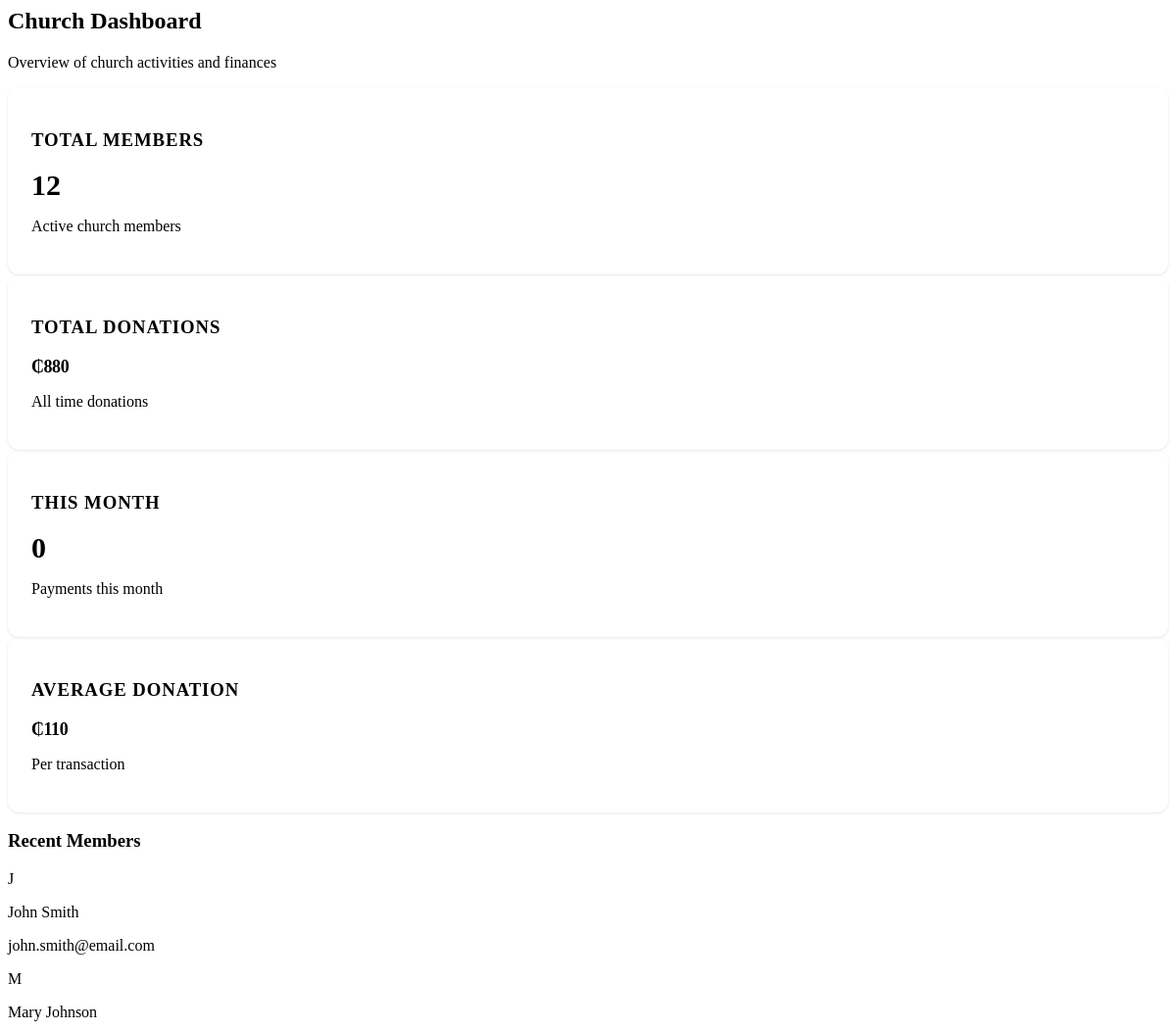
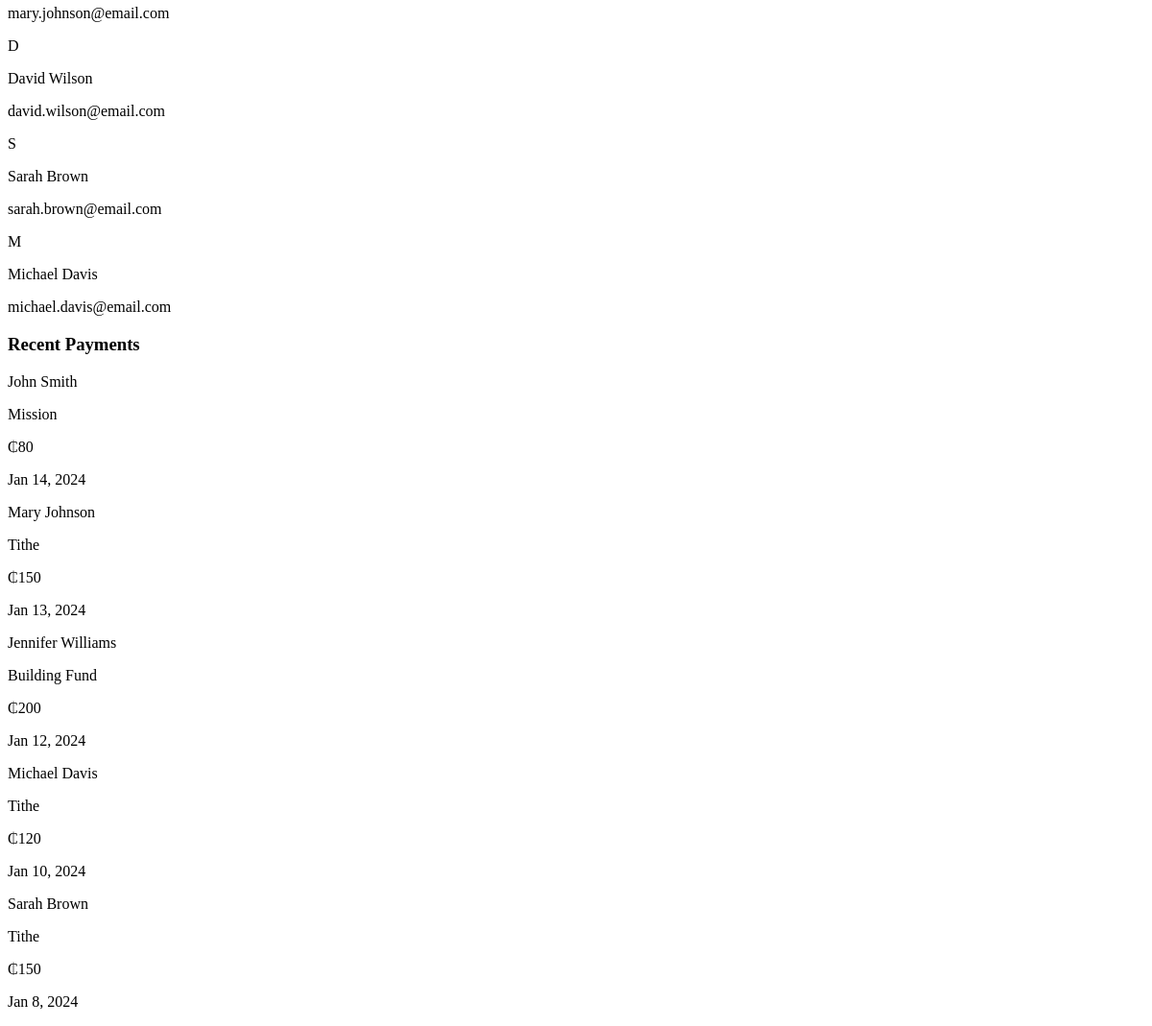
Page /dashboard.php on the committed database (2 pictures, top to bottom).
### tables this page shows
CREATE TABLE members (
    id INT AUTO_INCREMENT PRIMARY KEY,
    name VARCHAR(100) NOT NULL,
    email VARCHAR(100) UNIQUE NOT NULL,
    phone VARCHAR(20) NOT NULL,
    profession VARCHAR(100),
    digital_address VARCHAR(50),
    house_address TEXT NOT NULL,
    membership_date DATE NOT NULL,
    status ENUM('active', 'inactive') DEFAULT 'active',
    image_url TEXT,
    created_at TIMESTAMP DEFAULT CURRENT_TIMESTAMP,
    updated_at TIMESTAMP DEFAULT CURRENT_TIMESTAMP ON UPDATE CURRENT_TIMESTAMP,
    INDEX idx_status (status),
    INDEX idx_email (email),
    INDEX idx_name (name)
);

CREATE TABLE payments (
    id INT AUTO_INCREMENT PRIMARY KEY,
    member_id INT NOT NULL,
    amount DECIMAL(10,2) NOT NULL,
    payment_type VARCHAR(100) NOT NULL,
    payment_method VARCHAR(50) NOT NULL,
    payment_date DATE NOT NULL,
    description TEXT,
    created_at TIMESTAMP DEFAULT CURRENT_TIMESTAMP,
    updated_at TIMESTAMP DEFAULT CURRENT_TIMESTAMP ON UPDATE CURRENT_TIMESTAMP,
    FOREIGN KEY (member_id) REFERENCES members(id) ON DELETE CASCADE,
    INDEX idx_member (member_id),
    INDEX idx_date (payment_date),
    INDEX idx_type (payment_type)
);

### classes/Member.php (called while the page is built, shortened)
<?php
class Member {
    private $pdo;
    public function __construct($pdo) {
        $this->pdo = $pdo;
    }
    public function getAll($search = '', $status = 'all', $page = 1, $limit = MEMBERS_PER_PAGE) {
        $offset = ($page - 1) * $limit;
        $where = "WHERE 1=1";
        $params = [];
        $sql = "SELECT * FROM members $where ORDER BY created_at DESC LIMIT $limit OFFSET $offset";
        $stmt = $this->pdo->prepare($sql);
        $stmt->execute($params);
        return $stmt->fetchAll();
    }
    public function getById($id) {
        $stmt = $this->pdo->prepare("SELECT * FROM members WHERE id = ?");
        $stmt->execute([$id]);
        return $stmt->fetch();
    }
    public function getCount($search = '', $status = 'all') {
        $where = "WHERE 1=1";
        $params = [];
        $sql = "SELECT COUNT(*) FROM members $where";
        $stmt = $this->pdo->prepare($sql);
        $stmt->execute($params);
        return $stmt->fetchColumn();
    }
}
?>

### classes/Payment.php (called while the page is built, shortened)
<?php
class Payment {
    private $pdo;
    public function __construct($pdo) {
        $this->pdo = $pdo;
    }
    public function getAll($search = '', $type = 'all', $page = 1, $limit = PAYMENTS_PER_PAGE) {
        $offset = ($page - 1) * $limit;
        $where = "WHERE 1=1";
        $params = [];
        $sql = "SELECT p.*, m.name as member_name, m.email as member_email, m.image_url as member_image
                FROM payments p
                LEFT JOIN members m ON p.member_id = m.id
                $where
                ORDER BY p.payment_date DESC, p.created_at DESC
                LIMIT $limit OFFSET $offset";
        $stmt = $this->pdo->prepare($sql);
        $stmt->execute($params);
        return $stmt->fetchAll();
    }
}
?>

### dashboard.php (the view, shortened to what this page needs)
<?php
require_once 'config/database.php';
require_once 'classes/Member.php';
require_once 'classes/Payment.php';
$memberClass = new Member($pdo);
$paymentClass = new Payment($pdo);
$totalMembers = $memberClass->getCount();
$allPayments = $paymentClass->getAll();
$totalDonations = array_sum(array_column($allPayments, 'amount'));
$thisMonthPayments = array_filter($allPayments, function($payment) {
    $paymentDate = new DateTime($payment['payment_date']);
    $now = new DateTime();
    return $paymentDate->format('Y-m') === $now->format('Y-m');
});
$thisMonthCount = count($thisMonthPayments);
$avgDonation = count($allPayments) > 0 ? $totalDonations / count($allPayments) : 0;
$recentMembers = $memberClass->getAll('', 'all', 1, 5);
$recentPayments = array_slice($allPayments, -5);
?>
<link rel="stylesheet" href="assets/css/enhanced-components.css">
<div class="page-content space-y-6">
    <div>
        <h2>Church Dashboard</h2>
        <p style="color: var(--muted-foreground);">Overview of church activities and finances</p>
    </div>
    <div class="grid grid-cols-1 md:grid-cols-2 lg:grid-cols-4 gap-6">
        <div class="stats-card">
            <h3 class="text-sm mb-2" style="color: var(--muted-foreground); font-weight: 600; text-transform: uppercase; letter-spacing: 0.05em;">Total Members</h3>
            <div class="stats-value"><?php echo $totalMembers; ?></div>
            <p class="text-xs" style="color: var(--muted-foreground);">Active church members</p>
        </div>
        <div class="stats-card">
            <h3 class="text-sm mb-2" style="color: var(--muted-foreground); font-weight: 600; text-transform: uppercase; letter-spacing: 0.05em;">Total Donations</h3>
            <div class="stats-value currency-display">₵<?php echo number_format($totalDonations); ?></div>
            <p class="text-xs" style="color: var(--muted-foreground);">All time donations</p>
        </div>
        <div class="stats-card">
            <h3 class="text-sm mb-2" style="color: var(--muted-foreground); font-weight: 600; text-transform: uppercase; letter-spacing: 0.05em;">This Month</h3>
            <div class="stats-value"><?php echo $thisMonthCount; ?></div>
            <p class="text-xs" style="color: var(--muted-foreground);">Payments this month</p>
        </div>
        <div class="stats-card">
            <h3 class="text-sm mb-2" style="color: var(--muted-foreground); font-weight: 600; text-transform: uppercase; letter-spacing: 0.05em;">Average Donation</h3>
            <div class="stats-value currency-display">₵<?php echo number_format($avgDonation, 0); ?></div>
            <p class="text-xs" style="color: var(--muted-foreground);">Per transaction</p>
        </div>
    </div>
    <div class="grid grid-cols-1 lg:grid-cols-2 gap-6">
        <div class="rounded-lg border shadow-sm" style="background: var(--card); border-color: var(--border);">
            <div class="p-6 border-b" style="border-color: var(--border);">
                <h3>Recent Members</h3>
            </div>
            <div class="p-6">
                <div class="space-y-3">
                    <?php if (count($recentMembers) > 0): ?>
                        <?php foreach ($recentMembers as $member): ?>
                            <div class="flex items-center space-x-3">
                                <?php if (!empty($member['image_url'])): ?>
                                    <img src="<?php echo htmlspecialchars($member['image_url']); ?>"
                                         alt="<?php echo htmlspecialchars($member['name']); ?>"
                                         class="w-8 h-8 rounded-full object-cover">
                                <?php else: ?>
                                    <div class="w-8 h-8 rounded-full flex items-center justify-center text-sm"
                                         style="background: var(--muted); color: var(--muted-foreground);">
                                        <?php echo strtoupper(substr($member['name'], 0, 1)); ?>
                                    </div>
                                <?php endif; ?>
                                <div>
                                    <p><?php echo htmlspecialchars($member['name']); ?></p>
                                    <p class="text-sm" style="color: var(--muted-foreground);"><?php echo htmlspecialchars($member['email']); ?></p>
                                </div>
                            </div>
                        <?php endforeach; ?>
                    <?php else: ?>
                        <p style="color: var(--muted-foreground);">No members yet</p>
                    <?php endif; ?>
                </div>
            </div>
        </div>
        <div class="rounded-lg border shadow-sm" style="background: var(--card); border-color: var(--border);">
            <div class="p-6 border-b" style="border-color: var(--border);">
                <h3>Recent Payments</h3>
            </div>
            <div class="p-6">
                <div class="space-y-3">
                    <?php if (count($recentPayments) > 0): ?>
                        <?php foreach ($recentPayments as $payment): ?>
                            <?php
                            $member = $memberClass->getById($payment['member_id']);
                            $memberName = $member ? $member['name'] : 'Unknown';
                            ?>
                            <div class="flex items-center justify-between">
                                <div>
                                    <p><?php echo htmlspecialchars($memberName); ?></p>
                                    <p class="text-sm" style="color: var(--muted-foreground);"><?php echo htmlspecialchars($payment['payment_type']); ?></p>
                                </div>
                                <div class="text-right">
                                    <p>₵<?php echo number_format($payment['amount']); ?></p>
                                    <p class="text-sm" style="color: var(--muted-foreground);">
                                        <?php echo date('M j, Y', strtotime($payment['payment_date'])); ?>
                                    </p>
                                </div>
                            </div>
                        <?php endforeach; ?>
                    <?php else: ?>
                        <p style="color: var(--muted-foreground);">No payments yet</p>
                    <?php endif; ?>
                </div>
            </div>
        </div>
    </div>
</div>

### assets/css/enhanced-components.css (style rules this page uses)
.stats-card { background: var(--card); border: 1px solid var(--border); border-radius: 0.75rem; padding: 1.5rem; transition: all 0.3s; box-shadow: 0 1px 3px 0 rgba(0, 0, 0, 0.1); }
.stats-value { font-size: 1.875rem; font-weight: 700; color: var(--foreground); margin: 0.5rem 0; }
.currency-display { font-size: 1.125rem; font-weight: 700; color: var(--primary); letter-spacing: -0.025em; }
.page-content { animation: fadeIn 0.4s ease-out; }

### rows in the picture
members: name "J", name "John Smith", email "john.smith@email.com"
members: name "M", name "Mary Johnson", email "mary.johnson@email.com"
members: name "D", name "David Wilson", email "david.wilson@email.com"
members: name "S", name "Sarah Brown", email "sarah.brown@email.com"
members: name "M", name "Michael Davis", email "michael.davis@email.com"
payments: member.name "John Smith", payment_type "Mission", amount "80", payment_date "Jan 14, 2024"
payments: member.name "Mary Johnson", payment_type "Tithe", amount "150", payment_date "Jan 13, 2024"
payments: member.name "Jennifer Williams", payment_type "Building Fund", amount "200", payment_date "Jan 12, 2024"
payments: member.name "Michael Davis", payment_type "Tithe", amount "120", payment_date "Jan 10, 2024"
payments: member.name "Sarah Brown", payment_type "Tithe", amount "150", payment_date "Jan 8, 2024"

### other values in the picture
$totalMembers "12"
$totalDonations "880"
$thisMonthCount "0"
$avgDonation "110"
